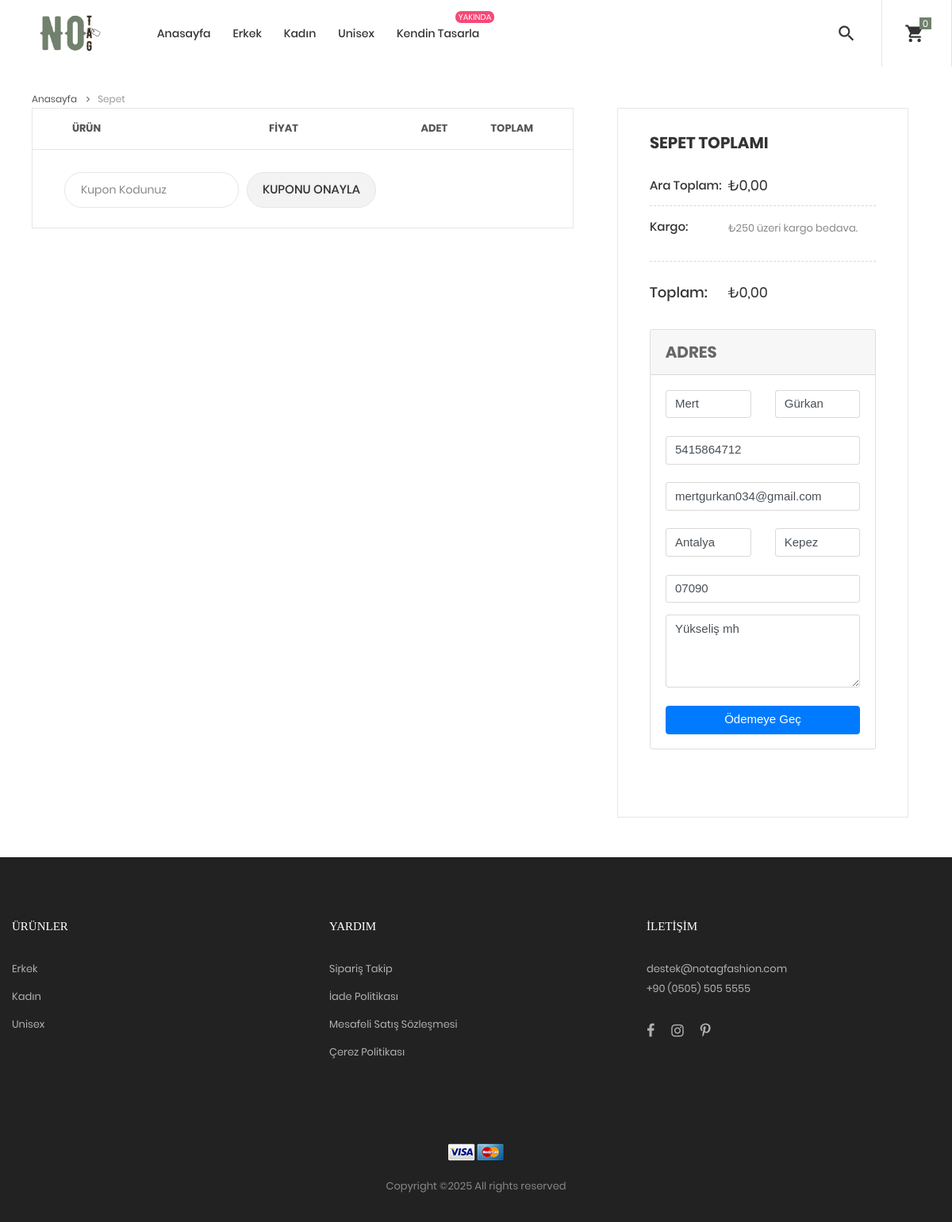
/sepet/ (signed in), run on the app's committed database.
### product/models.py (models this page shows, shortened)
class ParentCategory(models.Model):
    name = models.CharField(
        max_length=250,
        unique=True,
        verbose_name='Üst Kategori İsmi'
    )
    slug = models.SlugField(
        max_length=250,
        unique=True,
        verbose_name='Slug - Lütfen Burayı Değiştirmeyin-',
        blank=True
    )
    image = models.ImageField(
        upload_to = 'parentCategory',
        blank = True,
        verbose_name = 'Resim'
    )
    class Meta:
        ordering = ('name',)
        verbose_name = 'Üst Kategori'
        verbose_name_plural = 'Üst Kategoriler'

### order/models.py (models this page shows, shortened)
class Cart(models.Model):
    cart_id = models.CharField(max_length=250, blank=True)
    user = models.ForeignKey(CustomUser, on_delete=models.CASCADE, null=True, blank=True)
    date_added = models.DateField(auto_now_add=True)
    total = models.DecimalField(max_digits=10, decimal_places=2, default=0)
    class Meta:
        db_table = 'Cart'
        ordering = ['date_added']

class Adress(models.Model):
    address_id = models.CharField(max_length=250, blank=True)
    user = models.ForeignKey(CustomUser, on_delete=models.CASCADE, null=True, blank=True)
    first_name = models.CharField(max_length=50, blank=True, verbose_name="İsim")
    last_name = models.CharField(max_length=50, blank=True, verbose_name="Soyisim")
    email = models.EmailField(max_length=254, blank=True, verbose_name="E-Posta")
    phone = models.CharField(max_length=20, blank=True, verbose_name='Telefon')
    address = models.CharField(max_length=250, blank=True, verbose_name='Alıcı Adresi')
    city = models.CharField(max_length=250, blank=True, verbose_name='Alıcının İli')
    district = models.CharField(max_length=250, blank=True, verbose_name='Alıcının İlçesi')
    postCode = models.CharField(max_length=10, blank=True, verbose_name='Alıcı Posta Kodu')

### product/views.py (the view)
# urls.py: path('sepet/', cart_detail, name='cart_detail'),
def cart_detail(request, total=0, counter=0):
    try:
        if request.user.is_authenticated:
            adres = Adress.objects.get(user=request.user)
        else:
            adres = Adress.objects.get(address_id = request.session.session_key)
    except:
        adres = None
    cart = None
    cart_items = []
    if request.user.is_authenticated:
        cart, created = Cart.objects.get_or_create(user=request.user)
    else:
        session_key = request.session.session_key
        if not session_key:
            request.session.create()
            session_key = request.session.session_key
        cart, created = Cart.objects.get_or_create(cart_id=session_key, defaults={"user": None})
    if cart:
        cart_items = CartItem.objects.filter(cart=cart, active=True)
    return render(request, 'cart.html', {
        'cart_items': cart_items,
        'adres': adres
    })

### ecommerce/context_data/nav_context.py (called while the page is built)
def menu_links(request):
    cart = None
    cart_items = []
    if request.user.is_authenticated:
        cart, created = Cart.objects.get_or_create(user=request.user)
    else:
        session_key = request.session.session_key
        if not session_key:
            request.session.create()
            session_key = request.session.session_key
        cart, created = Cart.objects.get_or_create(cart_id=session_key)
    if cart:
        cart_items = CartItem.objects.filter(cart=cart, active=True)
    return {
        'parent_categories': ParentCategory.objects.only('id', 'name'),
        'categories': Category.objects.only('id', 'name', 'parent_categories'),
        'cart': cart,
        'cart_items': cart_items,
    }

### templates/cart.html (shortened to what this page needs)
{% extends "base/base.html" %}
{% block content %}
<div class="container">
    <div class="bread-crumb flex-w p-l-25 p-r-15 p-t-30 p-lr-0-lg">
        <a href="{% url "home" %}" class="stext-109 cl8 hov-cl1 trans-04">
            Anasayfa
            <i class="fa fa-angle-right m-l-9 m-r-10" aria-hidden="true"></i>
        </a>
        <span class="stext-109 cl4">
            Sepet
        </span>
    </div>
</div>
<div class="container">
    <div class="row">
        <div class="col-lg-10 col-xl-7 m-lr-auto m-b-50">
            <div class="m-l-25 m-r--38 m-lr-0-xl">
                <div class="wrap-table-shopping-cart">
                    <table class="table-shopping-cart">
                        <tr class="table_head">
                            <th class="column-1">Ürün</th>
                            <th class="column-2"></th>
                            <th class="column-3">Fiyat</th>
                            <th class="column-4">Adet</th>
                            <th class="column-5">Toplam</th>
                        </tr>
                    </table>
                </div>
                <div class="flex-w flex-sb-m bor15 p-t-18 p-b-15 p-lr-40 p-lr-15-sm">
                    <div class="flex-w flex-m m-r-20 m-tb-5">
                        <input class="stext-104 cl2 plh4 size-117 bor13 p-lr-20 m-r-10 m-tb-5" type="text" name="coupon" placeholder="Kupon Kodunuz">
                        <div class="flex-c-m stext-101 cl2 size-118 bg8 bor13 hov-btn3 p-lr-15 trans-04 pointer m-tb-5">
                            Kuponu Onayla
                        </div>
                    </div>
                </div>
            </div>
        </div>
        <div class="col-sm-10 col-lg-7 col-xl-5 m-lr-auto m-b-50">
            <div class="bor10 p-lr-40 p-t-30 p-b-40 m-l-63 m-r-40 m-lr-0-xl p-lr-15-sm">
                <h4 class="mtext-109 cl2 p-b-30">
                    Sepet Toplamı
                </h4>
                <div class="flex-w flex-t bor12 p-b-13">
                    <div class="size-208">
                        <span class="stext-110 cl2">
                            Ara Toplam:
                        </span>
                    </div>
                    <div class="size-209">
                        <span class="mtext-110 cl2">
                            ₺{{cart.total}}
                        </span>
                    </div>
                </div>
                <div class="flex-w flex-t bor12 p-t-15 p-b-30">
                    <div class="size-208 w-full-ssm">
                        <span class="stext-110 cl2">
                            Kargo:
                        </span>
                    </div>
                    <div class="size-209 p-r-18 p-r-0-sm w-full-ssm">
                        <p class="stext-111 cl6 p-t-2">
                            ₺250 üzeri kargo bedava.
                        </p>
                    </div>
                </div>
                <div class="flex-w flex-t p-t-27 p-b-33">
                    <div class="size-208">
                        <span class="mtext-101 cl2">
                            Toplam:
                        </span>
                    </div>
                    <div class="size-209 p-t-1">
                        <span class="mtext-110 cl2">
                            ₺{{cart.total}}
                        </span>
                    </div>
                </div>
                <div class="row">
                    <div class="col-md-12 mb-4">
                        <div class="card mb-4">
                            <div class="card-header py-3">
                                <h5 class="mb-0 mtext-109">Adres</h5>
                            </div>
                            <form id="adresForm" method="POST" action="{% url 'save_address' %}">
                                <div class="card-body">
                                    <div class="row mb-4">
                                        <div class="col">
                                            <div data-mdb-input-init class="form-outline">
                                                <input type="text" id="isim" class="form-control" name="first_name"
                                                       value="{% if adres %}{{ adres.first_name }}{% endif %}" placeholder="İsim" required/>
                                            </div>
                                        </div>
                                        <div class="col">
                                            <div data-mdb-input-init class="form-outline">
                                                <input type="text" id="soyisim" class="form-control" name="last_name"
                                                       value="{% if adres %}{{ adres.last_name }}{% endif %}" placeholder="Soyisim" required/>
                                            </div>
                                        </div>
                                    </div>
                                    <div data-mdb-input-init class="form-outline mb-4">
                                        <input name="phone" type="tel" id="telefon" class="form-control" pattern="[0-9]{10}"
                                               value="{% if adres %}{{ adres.phone }}{% endif %}" placeholder="Telefon" required />
                                    </div>
                                    <div data-mdb-input-init class="form-outline mb-4">
                                        <input type="email" id="email" class="form-control"  name='email'
                                               value="{% if adres %}{{ adres.email }}{% endif %}" placeholder="E-mail"  required/>
                                    </div>
                                    <div class="row mb-4">
                                        <div class="col">
                                            <div data-mdb-input-init class="form-outline">
                                                <input type="text" id="il" class="form-control" name="city"
                                                       value="{% if adres %}{{ adres.city }}{% endif %}" placeholder="İl"  required/>
                                            </div>
                                        </div>
                                        <div class="col">
                                            <div data-mdb-input-init class="form-outline">
                                                <input type="text" id="ilce" class="form-control" name="district"
                                                       value="{% if adres %}{{ adres.district }}{% endif %}" placeholder="İlçe" required />
                                            </div>
                                        </div>
                                    </div>
                                    <div data-mdb-input-init class="form-outline">
                                        <input type="text" id="postaKodu" class="form-control mb-3" name="post_code"
                                               value="{% if adres %}{{ adres.postCode }}{% endif %}" placeholder="Posta Kodu" required />
                                    </div>
                                    <div data-mdb-input-init class="form-outline mb-4">
                                        <textarea class="form-control" id="adres" name="address" rows="4" placeholder="Mahalle, Sokak, Bina No, Daire No">{% if adres %}{{ adres.address }}{% endif %}</textarea>
                                    </div>
                                    <button type="submit" class="btn btn-primary w-100">Ödemeye Geç</button>
                                </div>
                            </form>
                        </div>
                    </div>
                </div>
            </div>
        </div>
    </div>
</div>
{% endblock content %}

### templates/base/components/nav.html (shortened to what this page needs)
{% load static %}
<body class="animsition">
	<header class="header-v2">
		<div class="container-menu-desktop trans-03">
			<div class="wrap-menu-desktop">
				<nav class="limiter-menu-desktop p-l-45">
					<a href="{% url "home" %}" class="logo">
						<img  src={% static "images/logo.png" %} alt="oneTAG-LOGO">
					</a>
					<div class="menu-desktop">
						<ul class="main-menu">
							<li class='active'>
								<a href="{% url "home" %}">Anasayfa</a>
							</li>
								{% for parent_category in parent_categories %}
												<li>
													<a href="#">{{parent_category.name}}</a>
												</li>
								{% endfor %}
							<li class="label1" data-label1="yakında">
								<a href="#">Kendin Tasarla</a>
							</li>
						</ul>
					</div>
					<div class="wrap-icon-header flex-w flex-r-m h-full">
						<div class="flex-c-m h-full p-r-24">
							<div class="icon-header-item cl2 hov-cl1 trans-04 p-lr-11 js-show-modal-search">
								<i class="zmdi zmdi-search"></i>
							</div>
						</div>
						<div class="flex-c-m h-full p-l-18 p-r-25 bor5">
							<div class="icon-header-item cl2 hov-cl1 trans-04 p-lr-11 icon-header-noti js-show-cart" data-notify="{{ cart_items|length }} ">
								<i class="zmdi zmdi-shopping-cart"></i>
							</div>
						</div>
						</div>
					</div>
			</div>
	</header>

### templates/base/components/footer.html (shortened to what this page needs)
{% load static %}
<footer class="bg3 p-t-75 p-b-32">
  <div class="container">
    <div class="row">
      <div class="col-sm-6 col-lg-4 p-b-50">
        <h4 class="stext-301 cl0 p-b-30">
          Ürünler
        </h4>
        <ul>
          {% for category in parent_categories %}
          <li class="p-b-10">
            <a href="#" class="stext-107 cl7 hov-cl1 trans-04">
              {{category.name}}
            </a>
          </li>
          {% endfor %}
        </ul>
      </div>
      <div class="col-sm-6 col-lg-4 p-b-50">
        <h4 class="stext-301 cl0 p-b-30">
          Yardım
        </h4>
        <ul>
          <li class="p-b-10">
            <a href="#" class="stext-107 cl7 hov-cl1 trans-04">
              Sipariş Takip
            </a>
          </li>
          <li class="p-b-10">
            <a href="#" class="stext-107 cl7 hov-cl1 trans-04">
              İade Politikası
            </a>
          </li>
          <li class="p-b-10">
            <a href="#" class="stext-107 cl7 hov-cl1 trans-04">
              Mesafeli Satış Sözleşmesi
            </a>
          </li>
          <li class="p-b-10">
            <a href="#" class="stext-107 cl7 hov-cl1 trans-04">
              Çerez Politikası
            </a>
          </li>
        </ul>
      </div>
      <div class="col-sm-6 col-lg-4 p-b-50">
        <h4 class="stext-301 cl0 p-b-30">
          İletişim
        </h4>
        <p class="stext-107 cl7 size-201">
          destek@notagfashion.com
        </p>
        <p class="stext-107 cl7 size-201">
          +90 (0505) 505 5555
        </p>
        <div class="p-t-27">
          <a href="#" class="fs-18 cl7 hov-cl1 trans-04 m-r-16">
            <i class="fa fa-facebook"></i>
          </a>
          <a href="#" class="fs-18 cl7 hov-cl1 trans-04 m-r-16">
            <i class="fa fa-instagram"></i>
          </a>
          <a href="#" class="fs-18 cl7 hov-cl1 trans-04 m-r-16">
            <i class="fa fa-pinterest-p"></i>
          </a>
        </div>
      </div>
    </div>
    <div class="p-t-40">
      <div class="flex-c-m flex-w p-b-18">
        <a href="#" class="m-all-1">
          <img src={% static "images/icons/icon-pay-02.png" %} alt="ICON-PAY">
        </a>
        <a href="#" class="m-all-1">
          <img src={% static "images/icons/icon-pay-03.png" %} alt="ICON-PAY">
        </a>
      </div>
      <p class="stext-107 cl6 txt-center">
Copyright &copy;<script>document.write(new Date().getFullYear());</script> All rights reserved
      </p>
    </div>
  </div>
</footer>
</body>
</html>

### data on the page
ParentCategory: name "Erkek"
ParentCategory: name "Kadın"
ParentCategory: name "Unisex"
Cart: total "0,00"
Adress: first_name "Mert", last_name "Gürkan", phone "5415864712", email "mertgurkan034@gmail.com", city "Antalya", district "Kepez", post_code "07090", address "Yükseliş mh"
